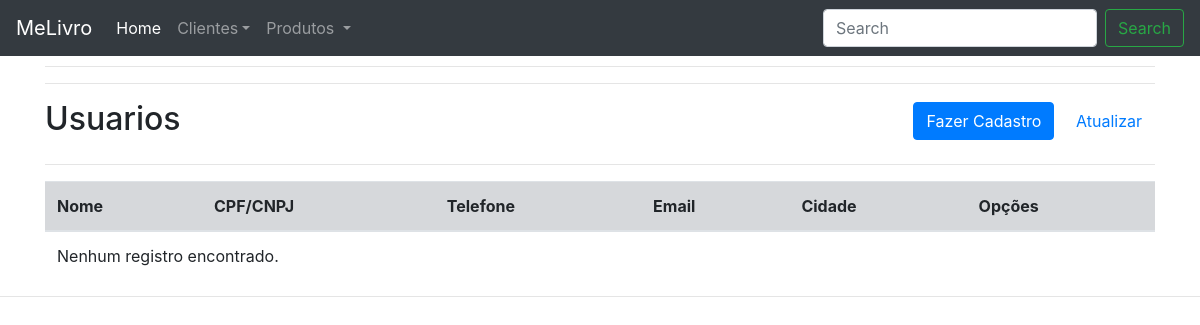
Before: /usuarios/index.php with the older database file.
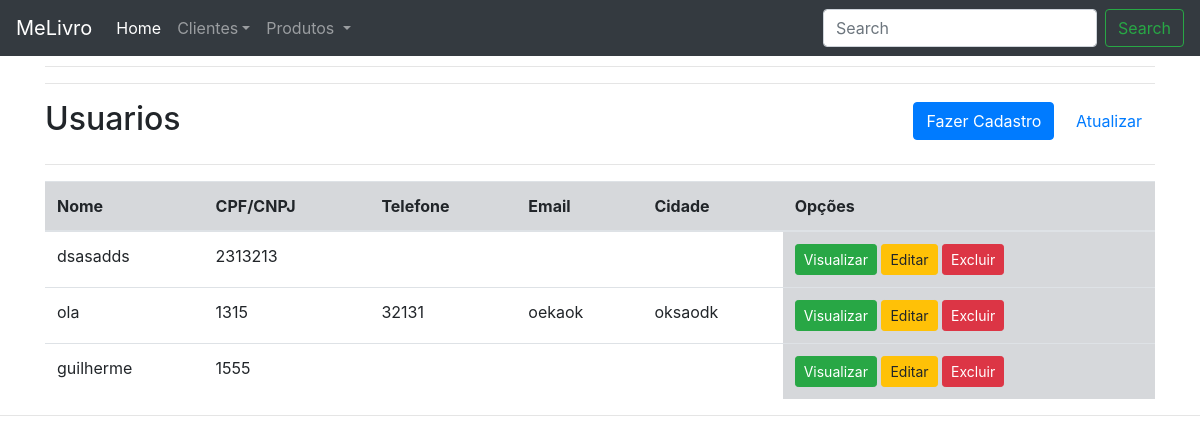
After: the same page with the newer database file.
### tables this page shows
CREATE TABLE `pessoa` (
  `CPF` varchar(14) NOT NULL,
  `NOME` varchar(30) NOT NULL,
  `EMAIL` varchar(30) NOT NULL,
  `SENHA` varchar(15) NOT NULL,
  `ADMIN` tinyint(1) NOT NULL
);

CREATE TABLE `usuario` (
  `CIDADE` varchar(20) NOT NULL,
  `ENDERECO` varchar(30) NOT NULL,
  `TELEFONE` varchar(16) NOT NULL,
  `SEXO` varchar(1) NOT NULL,
  `CPF` varchar(14) NOT NULL
);

### usuarios/functions.php (called while the page is built, shortened)
<?php
function indexUser() {
  $usuarios = findUser_all('usuario');
}
function findUser_all( $table ) {
  return findUser($table);
}
function findUser( $table = null, $id = null ) {
	$database = open_database();
	$found = null;
  if($table == 'usuario'){
    try{
      $sql = "SELECT * FROM pessoa INNER JOIN usuario ON pessoa.cpf=usuario.cpf";
	    $result = $database->query($sql);
	    if ($result->num_rows > 0) {
        $found = $result->fetch_all(MYSQLI_ASSOC);
      }
    } catch (Exception $e) {
      $_SESSION['message'] = $e->GetMessage();
      $_SESSION['type'] = 'danger';
    }
  }
  return $found;
}
?>

### usuarios/index.php (the view, shortened to what this page needs)
<?php
    require_once('functions.php');
	indexUser();
?>
<header>
	<hr>
	<hr>
	<div class="row">
		<div class="col-sm-6">
			<h2>Usuarios</h2>
		</div>
		<div class="col-sm-6 text-right h2">
	    	<a class="btn btn-primary" href="add.php"><i class="fa fa-plus"></i> Fazer Cadastro</a>
	    	<a class="btn btn-default" href="index.php"><i class="fa fa-refresh"></i> Atualizar</a>
	    </div>
	</div>
</header>
<hr>
<div class="table-responsive-sm">
	<table class="table">
	<thead>
		<tr>
			<th class="table-secondary" scope="col">Nome</th>
			<th class="table-secondary" scope="col">CPF/CNPJ</th>
			<th class="table-secondary" scope="col">Telefone</th>
			<th class="table-secondary" scope="col">Email</th>
			<th class="table-secondary" scope="col">Cidade</th>
			<th class="table-secondary" scope="col">Opções</th>
		</tr>
	</thead>
	<tbody>
	<?php
	if ($usuarios) :
		foreach ($usuarios as $usuario) : ?>
		<tr>
			<td scope="row"><?php echo $usuario["NOME"]; ?></td>
			<td><?php echo $usuario["CPF"]; ?></td>
			<td><?php echo $usuario["TELEFONE"]; ?></td>
			<td><?php echo $usuario["EMAIL"]; ?></td>
			<td><?php echo $usuario["CIDADE"]; ?></td>
			<td class="table-secondary">
				<a href="view.php?id=<?php echo $usuario['CPF']; ?>" class="btn btn-sm btn-success"><i class="fa fa-eye"></i> Visualizar</a>
				<a href="edit.php?id=<?php echo $usuario['CPF']; ?>" class="btn btn-sm btn-warning"><i class="fa fa-pencil"></i> Editar</a>
				<a href="#" class="btn btn-sm btn-danger" data-toggle="modal" data-target="#delete-modal" data-customer="<?php echo $usuario['CPF']; ?>">Excluir
				</a>
			</td>
		</tr>
		<?php endforeach; ?>
	<?php else : ?>
		<tr>
			<td colspan="6">Nenhum registro encontrado.</td>
		</tr>
	<?php endif; ?>
	</tbody>
	</table>
</div>

Changed rows visible on the page:
added pessoa: NOME "dsasadds", usuario.CPF "2313213"
added pessoa: NOME "ola", usuario.CPF "1315", usuario.TELEFONE "32131", EMAIL "oekaok", usuario.CIDADE "oksaodk"
added pessoa: NOME "guilherme", usuario.CPF "1555"
Other visible differences:
text no longer shown: "Nenhum registro encontrado."
